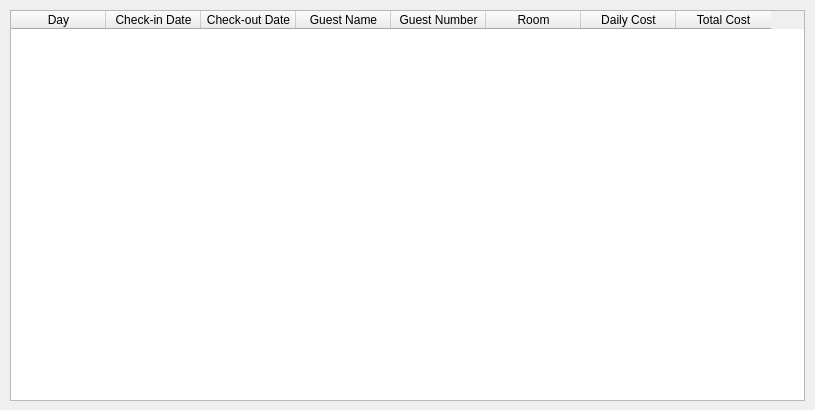
<?xml version="1.0" encoding="UTF-8"?>
<ui version="4.0">
 <class>DialogBookingListWeek</class>
 <widget class="QDialog" name="DialogBookingListWeek">
  <property name="geometry">
   <rect>
    <x>0</x>
    <y>0</y>
    <width>815</width>
    <height>410</height>
   </rect>
  </property>
  <property name="windowTitle">
   <string>Weekly Bookings</string>
  </property>
  <widget class="QTableWidget" name="tableBooings">
   <property name="geometry">
    <rect>
     <x>10</x>
     <y>10</y>
     <width>795</width>
     <height>391</height>
    </rect>
   </property>
   <attribute name="horizontalHeaderDefaultSectionSize">
    <number>95</number>
   </attribute>
   <column>
    <property name="text">
     <string>Day</string>
    </property>
   </column>
   <column>
    <property name="text">
     <string>Check-in Date</string>
    </property>
   </column>
   <column>
    <property name="text">
     <string>Check-out Date</string>
    </property>
   </column>
   <column>
    <property name="text">
     <string>Guest Name</string>
    </property>
   </column>
   <column>
    <property name="text">
     <string>Guest Number</string>
    </property>
   </column>
   <column>
    <property name="text">
     <string>Room</string>
    </property>
   </column>
   <column>
    <property name="text">
     <string>Daily Cost</string>
    </property>
   </column>
   <column>
    <property name="text">
     <string>Total Cost</string>
    </property>
   </column>
  </widget>
 </widget>
 <resources/>
 <connections/>
</ui>
